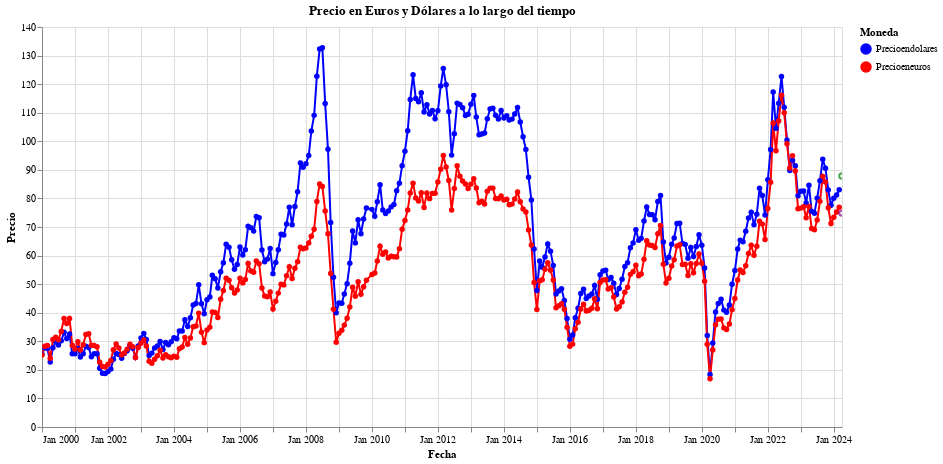

Notebook cell for this chart:
### Markdown cell above
Grafico Precio del Petroleo desde el 2000 a 2024 en Dolares y Euros + Prediccion del precio dentro de un mes

### Code cell
import pandas as pd
import altair as alt
from sklearn.linear_model import LinearRegression

# Cargar los datos desde el archivo CSV
file_path = "C:/Users/jetsf/Downloads/datos.csv" #cambiar la direccion
data = pd.read_csv(file_path)

# Convertir la columna de fechas a formato de fecha y redondear al primer día de cada mes
data['Fecha'] = pd.to_datetime(data['Fecha'], format='%d/%m/%Y')

# Convertir las fechas en días transcurridos desde una fecha inicial
data['Days'] = (data['Fecha'] - data['Fecha'].min()).dt.days

# Eliminar el símbolo "$" de las columnas 'Precioendolares' y 'Precioeneuros' y convertirlas a tipo float
data['Precioendolares'] = data['Precioendolares'].replace({'\$': ''}, regex=True).astype(float)
data['Precioeneuros'] = data['Precioeneuros'].replace({'\$': ''}, regex=True).astype(float)

# Concatenar los datos para trazar en una sola gráfica
melted_data = data.melt(id_vars='Fecha', value_vars=['Precioendolares', 'Precioeneuros'], 
                        var_name='Moneda', value_name='Precio')

# Inicializar y entrenar el modelo de regresión lineal para el precio en dólares
model_dolares = LinearRegression()
model_dolares.fit(data[['Days']], data['Precioendolares'])

# Inicializar y entrenar el modelo de regresión lineal para el precio en euros
model_euros = LinearRegression()
model_euros.fit(data[['Days']], data['Precioeneuros'])

# Obtener el último día registrado en los datos
ultimo_dia = data['Days'].max()

# Calcular el primer día de abril si en el parentesis se pone 0 el programa se bugea no hacer 
primer_dia_abril = data['Fecha'].max() + pd.offsets.MonthBegin(1)

# Crear un DataFrame con el primer día de abril para hacer la predicción
next_day_df = pd.DataFrame({'Days': [(primer_dia_abril - data['Fecha'].min()).days]})

# Hacer la predicción para el primer día de abril en dólares
precio_predicho_dolares = model_dolares.predict(next_day_df)

# Hacer la predicción para el primer día de abril en euros
precio_predicho_euros = model_euros.predict(next_day_df)

# Crear un DataFrame con la predicción para graficarla como un punto probable
prediccion_df = pd.DataFrame({'Fecha': [primer_dia_abril], 
                              'Precioendolares': precio_predicho_dolares,
                              'Precioeneuros': precio_predicho_euros})

# Graficar los datos históricos y la predicción
historico = alt.Chart(melted_data).mark_line(point=True).encode(
    x=alt.X('Fecha:T', title='Fecha', axis=alt.Axis(format='%b %Y')),  # Mostrar solo el mes y el año en el eje x
    y=alt.Y('Precio:Q', title='Precio'),
    color=alt.Color('Moneda:N', title='Moneda', scale=alt.Scale(range=['blue', 'red'])),
    tooltip=['Fecha:T', alt.Tooltip('Precio:Q', title='Precio')]
).properties(
    title='Precio en Euros y Dólares a lo largo del tiempo',
    width=800,
    height=400
)

prediccion_dolares = alt.Chart(prediccion_df).mark_point(color='green').encode(
    x='Fecha:T',
    y='Precioendolares:Q'
)

prediccion_euros = alt.Chart(prediccion_df).mark_point(color='purple').encode(
    x='Fecha:T',
    y='Precioeneuros:Q'
)

grafico = historico + prediccion_dolares + prediccion_euros

grafico.interactive()

### Figure 1 — Vega-Lite specification as saved in the notebook (floating-point values rounded to 4 significant figures; data arrays with more than 128 entries replaced by an {"elided": "..."} marker saying what was removed)
{"config": {"view": {"continuousWidth": 300, "continuousHeight": 300}}, "layer": [{"data": {"name": "data-743a6e0418b987f40b5681bb6b041ae9"}, "mark": {"type": "line", "point": true}, "encoding": {"color": {"field": "Moneda", "scale": {"range": ["blue", "red"]}, "title": "Moneda", "type": "nominal"}, "tooltip": [{"field": "Fecha", "type": "temporal"}, {"field": "Precio", "title": "Precio", "type": "quantitative"}], "x": {"axis": {"format": "%b %Y"}, "field": "Fecha", "title": "Fecha", "type": "temporal"}, "y": {"field": "Precio", "title": "Precio", "type": "quantitative"}}, "name": "view_11", "title": "Precio en Euros y Dólares a lo largo del tiempo"}, {"data": {"name": "data-3cad62833bd5aec6a65c2b1c74f7db26"}, "mark": {"type": "point", "color": "green"}, "encoding": {"x": {"field": "Fecha", "type": "temporal"}, "y": {"field": "Precioendolares", "type": "quantitative"}}}, {"data": {"name": "data-3cad62833bd5aec6a65c2b1c74f7db26"}, "mark": {"type": "point", "color": "purple"}, "encoding": {"x": {"field": "Fecha", "type": "temporal"}, "y": {"field": "Precioeneuros", "type": "quantitative"}}}], "height": 400, "params": [{"name": "param_11", "select": {"type": "interval", "encodings": ["x", "y"]}, "bind": "scales", "views": ["view_11"]}], "width": 800, "$schema": "https://vega.github.io/schema/vega-lite/v5.16.3.json", "datasets": {"data-743a6e0418b987f40b5681bb6b041ae9": {"elided": "580 records"}, "data-3cad62833bd5aec6a65c2b1c74f7db26": [{"Fecha": "2024-04-01T00:00:00", "Precioendolares": 87.87, "Precioeneuros": 74.86}]}}
